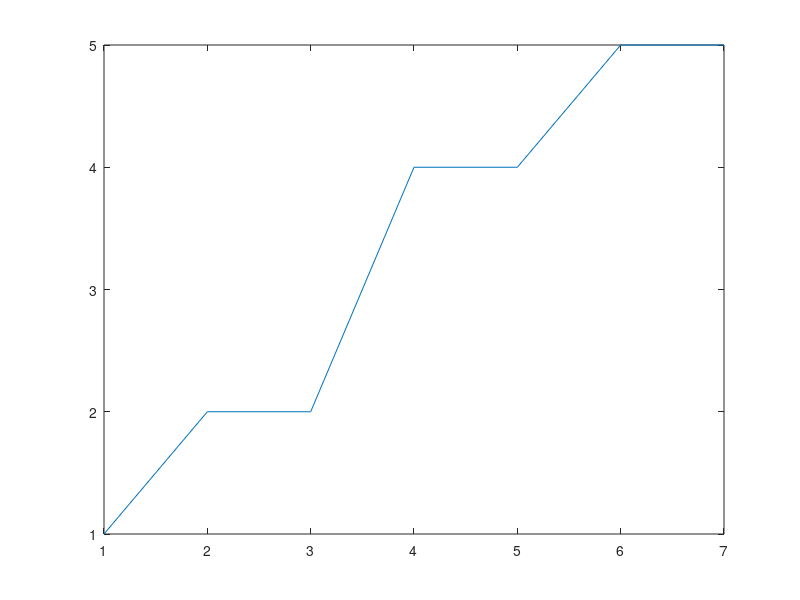

Source code (MATLAB): (Note: this script raises an error after producing the figure.)
%CHAPTER 1
x = [1 2 2 4 4 5 5];
figure;
plot(x);
%% 
5 + 2
%%
(-5) + (-2)
%%
-5 + -2
%%
5-2
%%
(-5)-(-2)
%%
-5 - -2
%%
5*2
%%
(-5)*(-2)
%%
-5 * -2
%%
5/2
%%
-5/-2
%%
5^2
%%
(-5)^(-2)
%%
log(5)
%%
log(-5)
%%
exp(5)
%%
exp(-5)
%%
sin(pi/2)
%%
sin(-pi/2)
%%
x = 1;
y = 2;
z = x + y
%%
5+[1 3]
%%
[5 2 ]+[1 3]
%%
5-[1 3]
%%
[5 2 ]- [1 3]
%%
5* [1 3]
%%
% Ở trường hợp này, phép nhân được hiểu là nhân ma trận nhưng kích thước
% của 2 ma trận không đảm bảo điều kiện nên bị lỗi: Inner matrix dimensions must agree
[5 2] * [1 3]
%%
% Để khắc phục ta dùng phép nhân từng phần tử .* để nhân các phần tử tương
% ứng của 2 vector
[5 2] .* [1 3]
%%
dot([5 2],[1 3])
%%
[1 3]/5
%%
[5  2]./[1  3]
%%
[5  2]'
%%
x = [1 2 3];
y = [2 4 9];
z = x + y
%%
x = ones(1 ,4)
%%
x = zeros(4 ,1)
%%
x = linspace(1,4,5)
%%
x = 1:2:6
%%
x = linspace(1, 6, 2)
%%
x = linspace(1, 4, 5)
x(3)
%%
x = linspace(1, 16, 8)
x(2:4)
%%
x = linspace(1,4,5)
x(6)=10
%%
5+[3 4;2 3]
%%
[1  3;1  2]+[3  4;2  3]
%%
% lỗi do không cùng kích thước
[1  5]+[3  4;2  3]
%%
 5-[3  4;2  3]
 %%
 [1  3;1  2]-[3 4;2  3]
 %%
 5*[3  4;2  3]
 %%
 [1  3;1  2]*[3  4;2  3]
 %%
 [1  3;1  2].*[3  4;2  3]
 %%
 [1  3;1  2]/5
 %%
 [1  3;1  2]./[3  4;2  3]
 %%
 [1  3;1  2]'
 %%
  x=[1  3;1   2];
  y=[3  4;2  3];
  x+y
  %%
  x = ones(4, 4)
  %%
  x = zeros(3, 3)
  %%
  A =[1 2 3; 4 5 6; 7 8 9]
  A(2,3)
  A(2,:)
  %%
  5>2
  5>[6 3 2 9 7]
  [5 6 1 7 9]>[6 3 2 9 7]
  %%
  -Inf+Inf
  0*Inf
  Inf/Inf
  0/0
  isnan(NaN)
  %%
  first =  'Derek';
  last     =  'Abbott';
  name     = [first,' ',last]
  %%
  first(3)
  %%
  x=int2str(15)
  whos x
  x=num2str(15.34)
  whos x
  %%
  x='Nigel H. Lovell'
  lower(x)
  %%
  x='Gary Clifford'
  upper(x)
  %%
  x='UBC'
  y='ubc'
  strcmp(x,y)
  %%
  strrep('Life', 'L', 'W')
  findstr('Life', 'fe')
  %%
  Participant.FirstName='Kirk';
  Participant.LastName='Shelley';
  Participant.Age=45;
  Participant.BloodPressure=[110, 140, 113];
  Participant.Hypertension=logical([0,1,0]);
  Participant
  %%
  Participant.BloodPressure(2)
  %%
  Participant(2).FirstName='John';
  Participant(2).LastName='Allen';
  Participant(2).Age=50;
  Participant(2).BloodPressure=[139,  130,  141];
  Participant(2).Hypertension=logical([1,0,1]);
  Participant(2)
  %%
  Participant(2).BloodPressure(3)
  %%
  SubjectName={'Rafael Ortega','Andrew Reisner', 'Gerald Dziekan'}
  BloodPressure=[100 110 109],[140 145 143],[100 101 100]
  Data={SubjectName,BloodPressure}
  %%
  Data{1,1} = {'Rafael  Ortega','Andrew  Reisner', 'Gerald Dziekan'}
  Data {1,2}={[100   110   109],[140   145  143],[100   101   100]}
  Data{1,1}{1,1}
  %%
  a =[1,  2,  3,  4;23  24  25  26]
  b ='My first test'
  c =[0,1]
  save  test1
  %%
  save  test2  a
  %%
  load('test1.mat')
  whos
  load('test2.mat')
  whos
  %%
  xlswrite('test2.xls',a)
  xlsread('test2.xls')
  %%
  x=input('How  old  are  you? ')
  %%
  x=input('What  is  your  name?  ','s')
  %%
  3<2
  [1 2 5 3 0 3] ~= 3
  0 == [000]
  %%

  %CHAPTER 2
  x=0:pi/100:2*pi;
  wave_1=cos(x*2);
  figure , plot(wave_1)
  xlabel("Angle")
  ylabel("Amplitude")
  title ("An example of generating a waveform using a sinusoid");
  %%
  x=0:pi/100:2*pi;
  wave_2=cos(x*3)+cos(x*7-2);
  figure , plot(wave_2)
  xlabel("Angle")
  ylabel("Amplitude")
  title ("How to simulate PPG waveforms using sinusoids in Matlab.");
  %%
  a = 1;
  mu = 50;
  sigma = 10;
  x = 1:1:100;
  y = a * exp(-(((x-mu)/sigma).^2)/2) ;
  figure; plot(x ,y);
  xlabel("Sampling points");
  ylabel("Amplitude");
  title("An example of generating a waveform using one Gaussian function");
  %%
  a = [0.8,0.4];
  mu = [25,50];
       sigma = [10,20];
  x = 1:1:100;
  y1 = a(1) * exp(-(((x-mu(1))/sigma(1)).^2)/2);
  y2 = a(2) * exp(-(((x-mu(2))/sigma(2)).^2)/2);
  y = y1 + y2;

  figure; plot(x,y,'b');
  hold on; plot(x,y1,'k--');plot(x,y2,'r--');
  xlabel("Sampling points");
  ylabel("Amplitude");
  legend("Synthetic PPG","1^{st} Gaussian", "2^{nd} Gaussian");
  title("An example of generating a waveform using two Gaussian functions");
  %%
  Duration = 1;
  Fs = 125; %Sampling Frequency
  a = [0.82,0.4];
  mu = [-pi/2,0];
  sigma = [0.6,1.2];

  Samples = Fs/Duration;
  V_angle = 2*pi/Samples;
  angle = -pi+V_angle :V_angle:pi;
  y1 = a(1) * exp(-(((angle-mu(1))/sigma(1)).^2)/2);
  y2 = a(2) * exp(-(((angle-mu(2))/sigma(2)).^2)/2);
  y = y1 + y2;

  figure; plot(angle,y,'b');
  hold on; plot(angle,y1,'k-');plot(angle,y2,'r-');
  xlabel("Angle");
  ylabel("Amplitude");
  xlim([-pi,pi]);
  set(gca,'xtick',[-pi,0,pi],'xticklabel',{'\pi','0','\pi'});
  legend("Synthetic PPG","1^{st} Gaussian", "2^{nd} Gaussian");
  title("An example of generating a waveform using angle model");
  %%

  %CHAPTER 3
  
  % Chương lý thuyết

  %%

  %CHAPTER 4
   % Implementing the moving average using a simple for loop
   WindowSize = 4;
   Raw_Sig = sin(2*pi*0.01*(1:500)) + 0.2*randn(1, 500); % Tín hiệu sóng sin với nhiễu ngẫu nhiên
   figure, plot (Raw_Sig);
   for i=1:length(x)-WindowSize      
        Filtered_Sig(i) = 1/WindowSize *(Raw_Sig(i) + Raw_Sig(i+1) + Raw_Sig(i+2) + Raw_Sig(i+3));
   end
   figure, plot (Filtered_Sig);
   xlabel('Samples');
   ylabel('Amplitude');
   title('Moving Average')
   %%
   % Implementing the moving average using Convolution
   windowSize = 4;
   Raw_Sig = "your PPG signal";
   figure, plot (Raw_Sig);
   kernel = [0,0, 1/4, 1/4, 1/4, 1/4, 0, 0];
   Filtered_Sig = conv(Sig, kernel, 'same');
   figure, plot (Filtered_Sig);
   xlabel('Samples');
   ylabel('Amplitude');
   title('Moving Average')
   %%
    % Implementing the frequency response of Moving Average filter
    % Sampling frequency in Hz
    Fs = 200;
    windowSize = 5;
    num = (1/windowSize)*ones(1,windowSize);
    dend = 1;
    % Logarithimc scale
    L=logspace(0,2);
    % call the Freqency response function
    Z=freqz(num,dend,L,Fs);
    % Compute and display the magnitude response
    figure, semilogx(L,abs(Z),'K');
    grid;
    xlabel('Hz');
    ylabel('Gain');
    title('Moving Average')
    %%
     % Implementing the frequency response of Butterworth filter
     % Sampling frequency in Hz
     Fs=200;
     Fc=6/(Fs/2);
     m=6;
     % Butterworth filter
     [num dend]= butter(m,Fc);
     % Logarithimc scale
     L=logspace(0,2);
     % call the Freqency response function
     Z=freqz(num,dend,L,Fs);
     % Compute and display the magnitude response
     figure; semilogx(L,abs(Z),'K');
     grid;
     xlabel('Hz');
     ylabel('Gain');
     title('Butterworth')
     %%
      % Implementing the frequency response of Cheby I filter
      % Sampling frequency in Hz
      Fs=200;
      Fc=6/(Fs/2);
      m=6;
      Rs=18;
      % cheby1 filter
      [num, dend]=cheby1(m,Rs,Fc);
      % Logarithimc scale
      L=logspace(0,2);
      % call the Freqency response function
      Z=freqz(num,dend,L,Fs);
      % Compute and display the magnitude response
      figure, semilogx(L,abs(Z),'K');
      grid;
      xlabel('Hz');
      ylabel('Gain');
      title('Chebyshev 2')
   %%
   % Implementing the frequency response of Elliptic filter
   Fs=200;
   Fc=6/(Fs/2);
   m=6;
   Rp=0.5;
   Rc=20;
   % Butterworth filter
   [num, dend]=ellip(m,Rp,Rc,Fc);
   % Logarithimc scale
   L=logspace(0,2);
   % call the Freqency response function
   Z=freqz(num,dend,L,Fs);
   % Compute and display the magnitude response
   figure, semilogx(L,abs(Z),'K');
   grid;
   xlabel('Hz');
   ylabel('Gain');
   title('Elliptic')
   %% Parameters:
   % filter_type ———————————filter type
   %  order——————————————————filter order (level − Wavelet or point——Fir)
   % raw_data———————————————raw PPG signal
   % Fs—————————————————————sample frequency
   % fc—————————————————————Cutoff Frequency
   function [filtered_data] = PPG_Lowpass(raw_data, filter_type,order,Fs,fc)
   Fn = Fs/2;
   switch filter_type
       case 1
           [A,B,C,D] = butter(order,fc/Fn,'low');
           [filter_SOS,g] = ss2sos(A,B,C,D);
           filtered_data = filtfilt(filter_SOS,g, raw_data);
       case 2
           [A,B,C,D] = cheby1(order,0.1,fc/Fn,'low');
           [filter_SOS,g] = ss2sos(A,B,C,D);
           filtered_data = filtfilt(filter_SOS,g, raw_data);
       case 3
           [A,B,C,D] = cheby2(order,20,fc/Fn,'low');
           [filter_SOS,g] = ss2sos(A,B,C,D);
           filtered_data = filtfilt(filter_SOS,g, raw_data);
       case 4
           [A,B,C,D] = ellip(order,0.1,30,fc/Fn,'low');
           [filter_SOS,g] = ss2sos(A,B,C,D);
           filtered_data = filtfilt(filter_SOS,g, raw_data);
       case 5
           d = fir1(order,fc/Fn,'low');
           filtered_data = filtfilt(d,1,raw_data);
           filter_SOS = d;
       case 6
           d = designfilt('lowpassfir','FilterOrder', order, ...
               ' PassbandFrequency',fc,'Stopband Frequency',fc+0.2, ...
               'DesignMethod','ls', 'SampleRate',sample_freq);
           filtered_data = filtfilt(d,raw_data);
       case 7
           filtered_data = smooth(raw_data,order);
       case 8
           filtered_data = medfilt1(raw_data,order);
       case 9
            filtered_data= wden(raw_data,'modwtsqtwolog', 's','mln',order, ...
                'db2'); %Wavelet level: order
   end
   end


   %% Parameters:
   % filter_type ———————————filter type
   % order——————————————————filter order
   % raw_data———————————————raw PPG signal
   % Fs—————————————————————sampling frequency
   % fL—————————————————————lower cutoff frequency
   % fH—————————————————————higher cutoff frequency

   function [filtered_data] = PPG_Bandstop(raw_data, filter_type, order,Fs,fL,fH)
   Fn = Fs/2;
   switch filter_type
       case 1
           [A,B,C,D] = butter(order,[fL fH]/Fn, 'stop');
           [filter_SOS,g] = ss2sos(A,B,C,D);
           filtered_data = filtfilt(filter_SOS,g, raw_data);
       case 2
           [A,B,C,D] = cheby1(order,0.1,[fL fH]/Fn, 'stop');
           [filter_SOS,g] = ss2sos(A,B,C,D);
           filtered_data = filtfilt(filter_SOS,g, raw_data);
       case 3
           [A,B,C,D] = cheby2(order,20,[fL fH]/Fn, 'stop');
           [filter_SOS,g] = ss2sos(A,B,C,D);
           filtered_data = filtfilt(filter_SOS,g, raw_data);
       case 4
           [A,B,C,D] = ellip(order,0.1,30,[fL fH]/Fn, 'stop');
           [filter_SOS,g] = ss2sos(A,B,C,D);
           filtered_data = filtfilt(filter_SOS,g, raw_data);
       case 5
           d = fir1(order,[fL fH]/Fn,'stop');
           filtered_data = filtfilt(d,1,raw_data);
       case 6
   end
   end
   %%
       % Tạo tín hiệu mẫu và tín hiệu nhịp PPG
        t = 0:0.01:2*pi;               % Thời gian mẫu
        template = sin(t);             % Tín hiệu mẫu (template) - sóng sin
        beat = sin(t) + 0.2*rand(size(t)); % Tín hiệu nhịp PPG (beat) - sóng sin + nhiễu
        
        % Đặt giá trị ban đầu
        f = template;                  % Tín hiệu mẫu chất lượng cao
        g = beat;                      % Tín hiệu nhịp PPG cần cải thiện
        
        % Nội suy tín hiệu nhịp PPG để có cùng chiều dài với tín hiệu mẫu
        g = resample(beat, length(f), length(g));  
        
        % Tính tích chập (convolution) của hai tín hiệu
        conv_f_g = conv(f, g);         % Tích chập f với g
        conv_g_f = conv(g, f);         % Tích chập g với f
        
        % Vẽ các tín hiệu và kết quả tích chập
        figure;
        subplot(4,1,1);
        plot(f, 'k-'); 
        title('f: Template');
        
        subplot(4,1,2);
        plot(g, 'r-'); 
        title('g: Raw signal');
        
        subplot(4,1,3);
        plot(conv_f_g, 'b-'); 
        title('f * g');
        
        subplot(4,1,4);
        plot(conv_g_f, 'g-'); 
        title('g * f');
        
        suptitle('Convolution');

    %% CHAPTER 5

    % Tạo tín hiệu mẫu
    Fs = 125;                 % Tần số lấy mẫu (Hz)
    t = 0:1/Fs:10;            % Thời gian từ 0 đến 10 giây
    signal = sin(2*pi*1*t);   % Tín hiệu sóng sin 1Hz
    signal = signal + 0.1*randn(size(signal)); % Thêm nhiễu Gaussian

    zeroCrossingNum = 0;
    for i = 1:1:(length(signal)-1)
        if  signal(i)*signal(i+1)<=0
            zeroCrossingNum = zeroCrossingNum +1;
        end
    end
    Z_SQI = zeroCrossingNum/length(signal);
    %%
    % Tạo tín hiệu mẫu
    Fs = 125;                 % Tần số lấy mẫu (Hz)
    t = 0:1/Fs:10;            % Thời gian từ 0 đến 10 giây
    signal = sin(2*pi*1*t);   % Tín hiệu sóng sin 1Hz
    signal = signal + 0.1*randn(size(signal)); % Thêm nhiễu Gaussian

    signal=signal-mean(signal); %remove mean
    NFFT = max(256,2^nextpow2(length(signal)));
    Fs = 125;   % Sampling frequency
    %  Welch Method
    [pxx,f] = pwelch(signal,length(signal),length (signal)/2,(NFFT*2)-1,Fs);

    F1 = [1 2.25];
    F2 = [0 8];

    powerF1 = trapz(f(f>=F1(1)&f<=F1(2)),pxx(f>=F1(1) &f<=F1(2)));
    powerF2 = trapz(f(f>=F2(1)&f<=F2(2)),pxx(f>=F2(1) &f<=F2(2)));

    R_SQI = powerF1/powerF2;
    
    % Hiển thị kết quả
    disp(['R_SQI: ', num2str(R_SQI)]);
    
    % Vẽ tín hiệu và phổ công suất
    figure;
    subplot(2,1,1);
    plot(t, signal);
    xlabel('Thời gian (s)');
    ylabel('Biên độ');
    title('Tín hiệu mẫu');
    
    subplot(2,1,2);
    plot(f, pxx);
    xlabel('Tần số (Hz)');
    ylabel('Mật độ công suất');
    title('Phổ công suất (PSD)');
    %% CHAPTER 6
    A  = [0.57 0.59 0.60 0.1 0.59 0.58 0.57 0.58 0.3 0.61 0.62 0.60 0.62 0.58 0.57];
    TF = isoutlier(A,'mean')

    %%
    % Tạo giá trị mẫu cho intervals
    Fs = 125;                          % Tần số lấy mẫu (Hz)
    t = 0:1/Fs:60;                     % Thời gian từ 0 đến 60 giây
    heartRate = 60 + 5*sin(2*pi*0.1*t); % Nhịp tim dao động quanh 60 bpm
    intervals = 60 ./ heartRate;       % Khoảng thời gian giữa các nhịp (NN intervals)
    
    % Chuyển đổi từ giây sang mili giây (cho dễ đọc hơn)
    intervals = intervals / 1000;

    diffNN = diff(intervals);
    SD1  = sqrt(0.5*std(diffNN)^2)*1000;   
    SD2  = sqrt(2*(std(intervals)^2) - (0.5*std (diffNN)^2))*1000; % the unit of SD2 is ms
    ratio_SD2_SD1 = SD2/SD1;

    % draw Poincare plot
    poincare_x = intervals(1:end-1)*1000;  %convert to ms
    poincare_y = intervals(2:end)*1000;  %convert to ms
    figure;
    plot(poincare_x,poincare_y,'.');
    hold on;
    %draw ellipse
    phi  = pi/4; % The new coordinate system is established at 45 degree to the normal axis
    new_x=poincare_x./cos(phi);  %translatex to new coordinate
    center_new_x=mean(new_x);
    [cnx, cny]=deal(center_new_x*cos(phi),center_new_x*sin(phi));
    ellipse_width=SD2;
    ellipse_height=SD1;
    theta = 0:0.01:2*pi;
    x1 = ellipse_width*cos(theta);
    y1 = ellipse_height*sin(theta);
    X = cos(phi)*x1 - sin(phi)*y1;
    Y = sin(phi)*x1 + cos(phi)*y1;
    X = X + cnx;
    Y = Y + cny;
    plot(X,Y,'k-');
    %plot SD1 and SD2 inside the ellipse
    line_SD1=line([cnx cnx],[cny-ellipse_height cny+ellipse_height],'color','g');
    rotate(line_SD1,[0,0,1],45,[cnx,cny,0]);
    line_SD2=line([cnx-ellipse_width cnx+ellipse_width],[cny cny],'color','m');
    rotate(line_SD2,[0,0,1],45,[cnx,cny,0]);
    %% CHAPTER 7
    % Tạo giá trị mẫu cho AnnotateEvents và ExtractedEvents
    Fs = 1000;  % Tần số lấy mẫu (Hz)
    duration = 10; % Thời gian tín hiệu (giây)
    t = 0:1/Fs:duration; % Thời gian tín hiệu
    AnnotateEvents = [0.5, 2.1, 4.3, 6.8, 9.5]; % Các mốc sự kiện được chú thích
    ExtractedEvents = [0.48, 2.15, 4.31, 6.85, 9.45, 10.0]; % Các mốc sự kiện được trích xuất
    MaxDifference = 0.02; % Ngưỡng sai lệch tối đa (giây)

    x1 = AnnotateEvents;
    x2 = ExtractedEvents; 
    MaxDifference = 0.02;
    TP_inAnnotate = [];
    TP_inExtracted = [];
    FN = [];
    FP = [];
    for i = 1:length(x1)
        t = find(abs(x1(i) - x2) <MaxDifference);
        if ~ isempty(t)
            TP_inAnnotate = [TP_inAnnotate, i];
            TP_inExtracted = [TP_inExtracted, t];
        end
    end
    TP = length(TP_inAnnotate);
    FN_events = x1;
    FN_events(TP_inAnnotate) = [];
    FN = length(FN_events);

    FP_events = x2;
    FP_events(TP_inExtracted) = [];
    FP = length(FP_events);

    SE = TP/(TP + FN);
    PP = TP/(TP + FP); %+P
    %%
    n = 1;     % the iterations
    for F1 = F1_vector      % F1_vector is the selectable values of parameter F1
        for F2 =  F2_vector % F2_vector is the selectable values of parameter F2
            for W1  = W1_vector % W1_vector is the selectable values of parameter W1
                for W2  = W2_vector % W2_vector is the selectable values of parameter W2
                    for beta  = beta_vector % beta_vector is the selectable values of parameter beta
                         ExtractedEvents = DETECTOR (F1 , F2 ,W1,W2, beta ) ; % extract events by TERMA
                          [SE(n) ,PP(n) ] = calculateAccuracy (AnnotateEvents , ExtractedEvents ) ;    %calculate the accuracy SE and +P
                          n = n + 1;
                          parameters (n, :) = [F1,F2,W1,W2, beta];
                    end
                end
            end
        end
    end
    Results = [SE(:), PP(:), parameters];
    SortedResults = sortrows ( Results, 'descend');
    BestParameters = SortedResults (1, 3: end);

    %% CHAPTER 8
    for i=1:FeatSet
        meanOfFeature=mean(Features(i,:));
        stdOfFeature=std(Features(i,:));
        NormalizedFeatures(i,:)=((Features(i,:)-meanOfFeature)/stdOfFeature);
    end
    %%
    MinVal = 0;
    MaxVal = 1; 
    for i=1:numFeat
        theMin=min(Features(i,:));
        theMax=max(Features(i,:));
        NormalizedFeatures(i,:)=MinVal+((MaxVal-MinVal)*(Features(i,:)-theMin))/(theMax-theMin);
    end
    %%
    r = 0.5;
    Features=(1.0/r)*Features;
    NormalizedFeatures=1.0 ./(1.0+exp(-Features));
    %%
    N1=100;
    N2=40;
    mu1=3;
    mu2=0;
    var1=1;
    var2=1;
    Normtensive=mu1+var1*randn(1,N1);
    Hypertensive=mu2+var2*randn(1,N2);
    histogram(Normtensive)
    hold on, histogram (Hypertensive)
    xlabel('Feature value');
    ylabel('Frequency');
    %%
     u1=rand(100);
     u2=rand(100);
     u3=rand(100);
     U = [u1 u2 u3];
     anova1(U)
     M=meshgrid(1:100);
     V=M(:,1:3);
     W=U.*V;
     anova1(W)
    %%
    m_N = mean(F_N);
    m_H = mean(F_H);
    v_N = var(F_N);
    v_H = var(F_H);
    J_F = (m_N - m_H)^2 / (v_N + v_H);
    %% CHAPTER 9
    Feature1 = [1.12 0.11];
    Feature2 = [0.7 0.33];
    net1 = competlayer(2);

    feature = [Feature1; Feature2];
    net = train(net1,feature);
    outputs = net(feature);

    classes = vec2ind(outputs);
    %%
    Feature1=[1.12 0.11];
    Feature2=[0.7 0.33];
    Feature3=[1.01 0.10];
    Feature4=[0.6 0.3];
    feature=[Feature1;Feature2;Feature3;Feature4];
    Group=['Class 1';'Class 2';'Class 1';'Class 2'];
    [C,err,P,logp,coeff] = classify(feature,feature, Group,'linear')
    %%
    Feature1=[1.12 0.11];
    Feature2=[0.7 0.33];
    Feature3=[1.01 0.10];
    Feature4=[0.6 0.3];
    feature=[Feature1;Feature2;Feature3;Feature4];
    Group=['Class 1';'Class 2';'Class 1';'Class 2'];
     [C,err,P,logp,coeff] = classify(feature,feature, Group,'diagquadratic')



    









